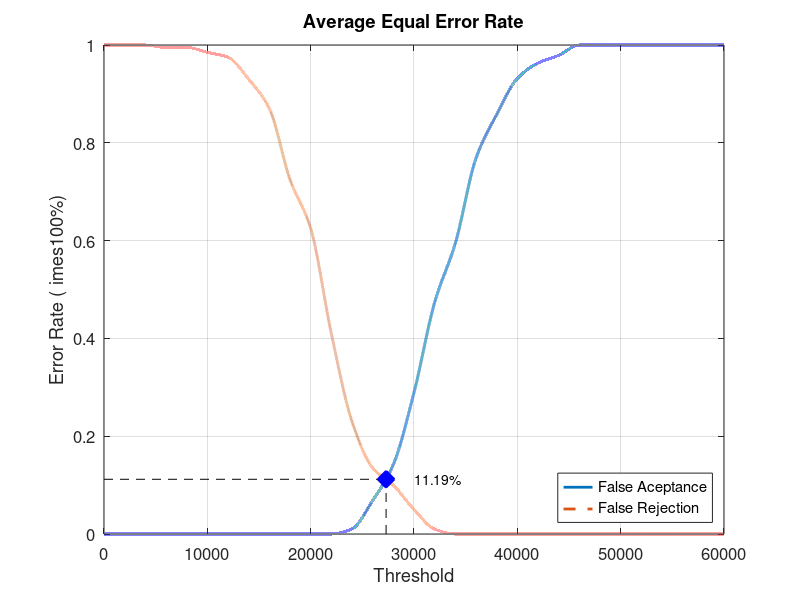
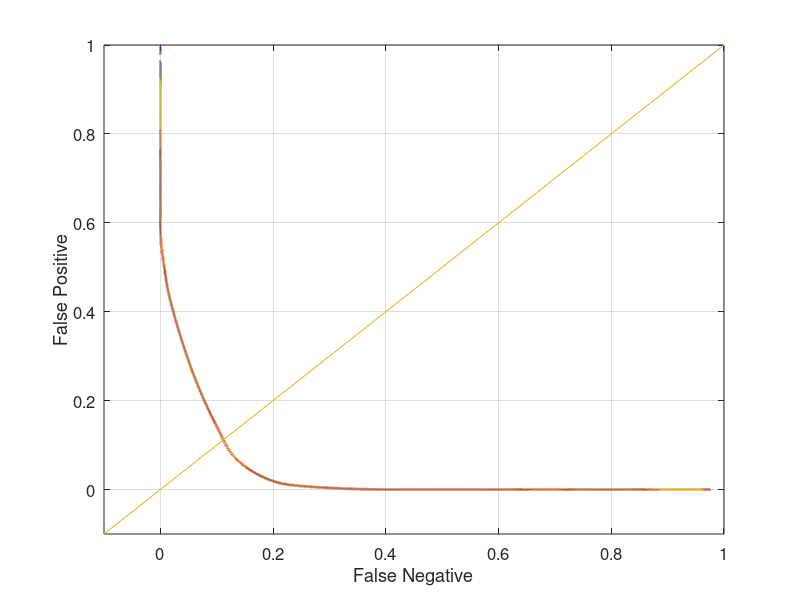

MATLAB code to generate these figures, in order:
close all;
clear;
clc;
x = 0:2000:60000;
xq = 0:0.5:60000;

y0 = [0 0 0 0 0 0 0 0 0 0 0 0 0.0105263 0.0684211 0.142105 0.289474 0.473684 0.594737 0.768421 0.857895 0.931579 0.963158 0.978947 1 1 1 1 1 1 1 1]
yy0 = interp1(x, y0, xq, 'pchip');
y1 = [1 1 1 0.995 0.995 0.985 0.975 0.93 0.87 0.725 0.625 0.41 0.23 0.135 0.1 0.05 0.01 0 0 0 0 0 0 0 0 0 0 0 0 0 0]
yy1 = interp1(x, y1, xq, 'pchip');

% Calculating EER: 
y2 = abs(y0 - y1);
find(y2 == min(y2))
yy2 = abs(yy0 - yy1);
xEER = find(yy2 == min(yy2));
xEERIndex = xq(xEER) % X-axis EER
yEER = yy0(xEER) % Y-axis EER

main = figure
plot(xq, yy0,'-','LineWidth', 2);	hold on
plot(xq, yy1,'--','LineWidth', 2);	hold on
plot([xEERIndex xEERIndex], [0 yEER], 'k--');	hold on
plot([0 xEERIndex], [yEER yEER], 'k--');	hold on
plot(xEERIndex, yEER, 'bx', 'LineWidth', 10);	hold on
text(xEERIndex + 10 * xEERIndex / 100, yEER, [num2str(round((10000 * yEER)) / 100) '%'])
legend('False Aceptance', 'False Rejection', 'Location', 'SouthEast')
xlabel('Threshold')
ylabel('Error Rate (	imes100%)')
title('Average Equal Error Rate')
set(gca, 'FontSize', 12)
axis([0 60000 0 1])
grid on

print(main, 'Database1_1Main', '-dpng');
FNRxFPR = figure('Color', [1 1 1]);
plot(yy1, yy0, '-', yy1, yy0, 'LineWidth', 2);
hold on
y = -0.1:0.1:1
plot(y, y); 
set(gca, 'FontSize', 12)
xlabel('False Negative')
ylabel('False Positive')
axis([-0.1 1 -0.1 1])
set(gca, 'FontSize', 12)
grid on

print(FNRxFPR, 'Database1_1FNRxFPR','-dpng');
